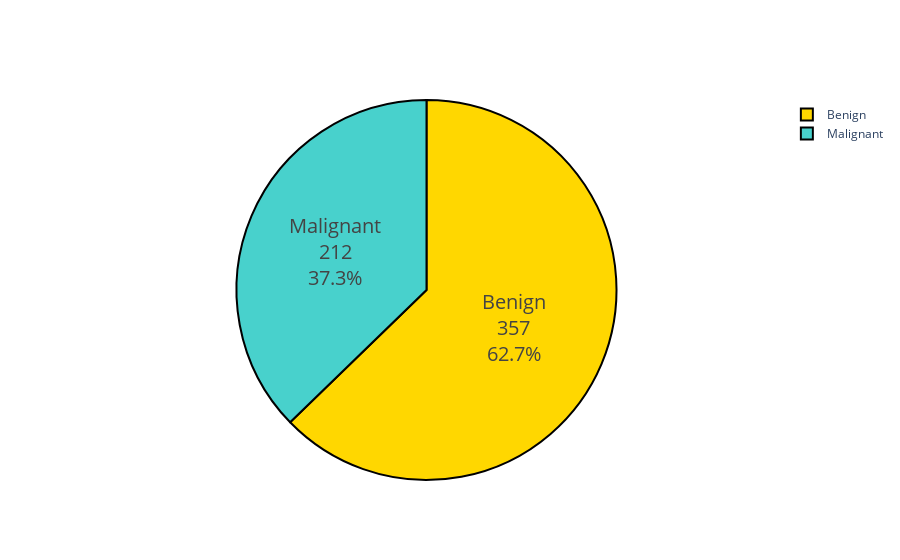

The cell this chart's notebook holds for it:
### Code cell
fig = go.Figure(data=[go.Pie(labels=['Benign','Malignant'], values=df['diagnosis'].value_counts(), textinfo='label+percent')])
fig.update_traces(hoverinfo='label+percent', textinfo='label+value+percent', textfont_size=20,
                  marker=dict(colors=['gold', 'mediumturquoise'], line=dict(color='#000000', width=2)))
fig.show()

### Figure 1 — Plotly figure (JSON) as saved in the notebook; plotly's stock layout.template omitted (floating-point values rounded to 4 significant figures)
{"data": [{"hoverinfo": "label+percent", "labels": ["Benign", "Malignant"], "marker": {"colors": ["gold", "mediumturquoise"], "line": {"color": "#000000", "width": 2}}, "textfont": {"size": 20}, "textinfo": "label+value+percent", "type": "pie", "values": [357, 212]}], "layout": {}}
